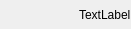
<?xml version="1.0" encoding="UTF-8"?>
<ui version="4.0">
 <class>TrackControls</class>
 <widget class="QWidget" name="TrackControls">
  <property name="geometry">
   <rect>
    <x>0</x>
    <y>0</y>
    <width>131</width>
    <height>29</height>
   </rect>
  </property>
  <property name="sizePolicy">
   <sizepolicy hsizetype="Fixed" vsizetype="Fixed">
    <horstretch>0</horstretch>
    <verstretch>0</verstretch>
   </sizepolicy>
  </property>
  <property name="windowTitle">
   <string>Form</string>
  </property>
  <layout class="QHBoxLayout" name="horizontalLayout">
   <property name="spacing">
    <number>1</number>
   </property>
   <property name="margin">
    <number>0</number>
   </property>
   <item>
    <widget class="QPushButton" name="disableButton">
     <property name="maximumSize">
      <size>
       <width>22</width>
       <height>22</height>
      </size>
     </property>
     <property name="text">
      <string/>
     </property>
     <property name="iconSize">
      <size>
       <width>20</width>
       <height>20</height>
      </size>
     </property>
     <property name="checkable">
      <bool>true</bool>
     </property>
     <property name="flat">
      <bool>true</bool>
     </property>
    </widget>
   </item>
   <item>
    <widget class="QPushButton" name="fxButton">
     <property name="maximumSize">
      <size>
       <width>22</width>
       <height>22</height>
      </size>
     </property>
     <property name="icon">
      <iconset resource="../../../../resources.qrc">
       <normaloff>:/images/fx</normaloff>:/images/fx</iconset>
     </property>
     <property name="iconSize">
      <size>
       <width>20</width>
       <height>20</height>
      </size>
     </property>
     <property name="checkable">
      <bool>false</bool>
     </property>
     <property name="flat">
      <bool>true</bool>
     </property>
    </widget>
   </item>
   <item>
    <spacer name="horizontalSpacer">
     <property name="orientation">
      <enum>Qt::Horizontal</enum>
     </property>
     <property name="sizeHint" stdset="0">
      <size>
       <width>10</width>
       <height>20</height>
      </size>
     </property>
    </spacer>
   </item>
   <item>
    <widget class="ExtendedLabel" name="trackLabel">
     <property name="text">
      <string>TextLabel</string>
     </property>
    </widget>
   </item>
  </layout>
 </widget>
 <customwidgets>
  <customwidget>
   <class>ExtendedLabel</class>
   <extends>QLabel</extends>
   <header>ExtendedLabel.h</header>
  </customwidget>
 </customwidgets>
 <resources>
  <include location="../../../../resources.qrc"/>
 </resources>
 <connections/>
</ui>
